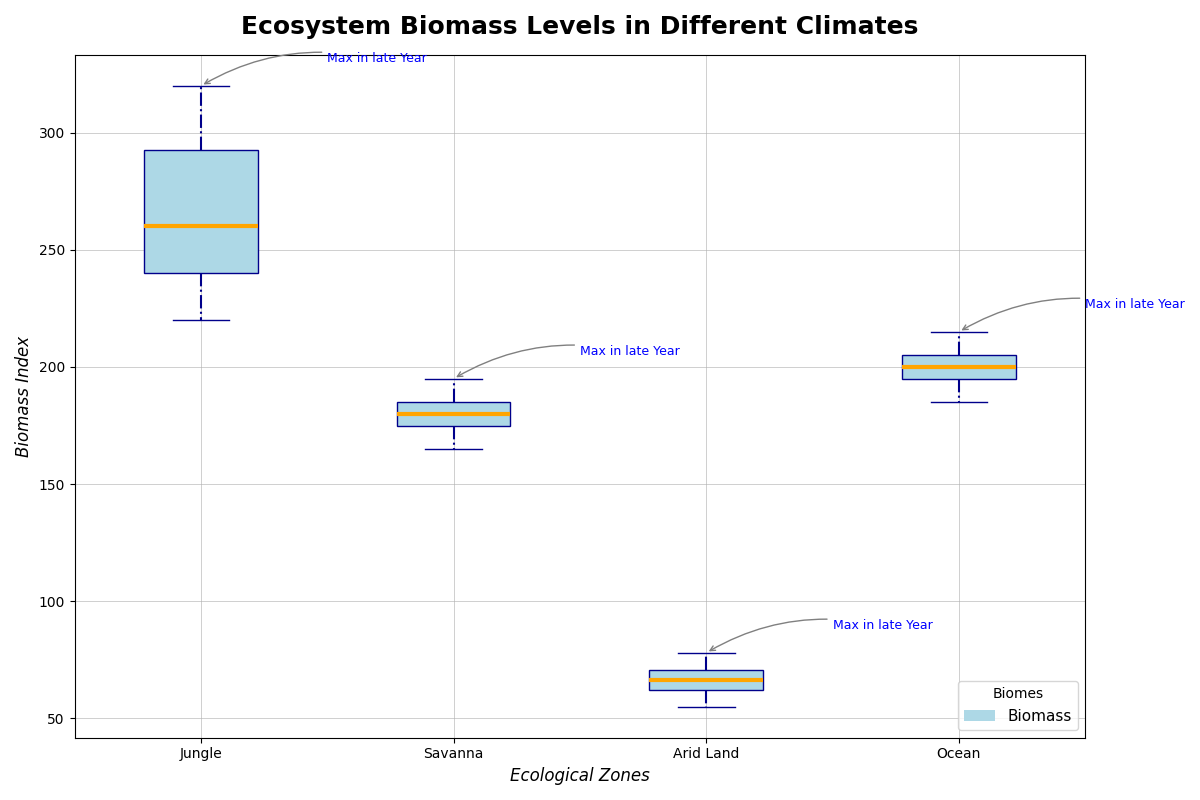

Python code for this plot:
import matplotlib.pyplot as plt
from matplotlib.patches import Patch

forest_biomass = [250, 270, 300, 320, 240, 260, 290, 310, 230, 250, 280, 300, 220, 230, 240, 260]
grassland_biomass = [180, 185, 190, 195, 175, 180, 185, 190, 170, 175, 180, 185, 165, 170, 175, 180]
desert_biomass = [70, 72, 75, 78, 65, 68, 70, 73, 60, 63, 65, 68, 55, 58, 60, 63]
marine_biomass = [200, 205, 210, 215, 195, 200, 205, 210, 190, 195, 200, 205, 185, 190, 195, 200]

biomass_data = [
    forest_biomass,
    grassland_biomass,
    desert_biomass,
    marine_biomass
]

ecosystems = ["Jungle", "Savanna", "Arid Land", "Ocean"]

fig, ax = plt.subplots(1, 1, figsize=(12, 8))

box_color = 'lightblue'
line_color = 'darkblue'

boxplots = ax.boxplot(biomass_data, patch_artist=True,
                    boxprops=dict(facecolor=box_color, color=line_color),
                    whiskerprops=dict(color=line_color, linestyle='-.', linewidth=1.5),
                    capprops=dict(color=line_color, linestyle='-'),
                    medianprops=dict(color='orange', linewidth=3),
                    flierprops=dict(marker='x', color=line_color, alpha=0.5, markersize=7))

for patch in boxplots['boxes']:
    patch.set_facecolor(box_color)

ax.set_xticklabels(ecosystems)
ax.set_title('Ecosystem Biomass Levels in Different Climates', fontsize=18, fontweight='bold', pad=15)
ax.set_xlabel('Ecological Zones', fontsize=12, fontstyle='italic')
ax.set_ylabel('Biomass Index', fontsize=12, fontstyle='italic')
ax.grid(True, linestyle='-', linewidth=0.7, alpha=0.6)

legend_elements = [Patch(facecolor=box_color, label='Biomass')]
ax.legend(handles=legend_elements, title='Biomes', loc='lower right', fontsize=11)

annotations = [
    ('Max in late Year', forest_biomass.index(320), 320, 'Jungle'),
    ('Max in late Year', grassland_biomass.index(195), 195, 'Savanna'),
    ('Max in late Year', desert_biomass.index(78), 78, 'Arid Land'),
    ('Max in late Year', marine_biomass.index(215), 215, 'Ocean'),
]

for text, x, y, ecosystem in annotations:
    ecosystem_idx = ecosystems.index(ecosystem)
    ax.annotate(text, xy=(ecosystem_idx + 1, y), xytext=(ecosystem_idx + 1.5, y + 10),
                arrowprops=dict(arrowstyle='->', connectionstyle='arc3,rad=.2', color='gray'),
                fontsize=9, color='blue')

plt.tight_layout()
plt.show()
